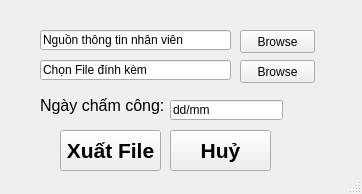
<?xml version="1.0" encoding="UTF-8"?>
<ui version="4.0">
 <class>MainWindow</class>
 <widget class="QMainWindow" name="MainWindow">
  <property name="geometry">
   <rect>
    <x>0</x>
    <y>0</y>
    <width>362</width>
    <height>194</height>
   </rect>
  </property>
  <property name="windowTitle">
   <string>Cham Cong Doctorhouse</string>
  </property>
  <widget class="QWidget" name="centralwidget">
   <widget class="QLineEdit" name="lineEdit">
    <property name="geometry">
     <rect>
      <x>40</x>
      <y>60</y>
      <width>191</width>
      <height>20</height>
     </rect>
    </property>
    <property name="text">
     <string>Chọn File đính kèm</string>
    </property>
   </widget>
   <widget class="QPushButton" name="pushButton">
    <property name="geometry">
     <rect>
      <x>240</x>
      <y>30</y>
      <width>75</width>
      <height>23</height>
     </rect>
    </property>
    <property name="text">
     <string>Browse</string>
    </property>
   </widget>
   <widget class="QPushButton" name="pushButton_2">
    <property name="geometry">
     <rect>
      <x>240</x>
      <y>60</y>
      <width>75</width>
      <height>23</height>
     </rect>
    </property>
    <property name="text">
     <string>Browse</string>
    </property>
   </widget>
   <widget class="QLineEdit" name="lineEdit_2">
    <property name="geometry">
     <rect>
      <x>40</x>
      <y>30</y>
      <width>191</width>
      <height>20</height>
     </rect>
    </property>
    <property name="text">
     <string>Nguồn thông tin nhân viên</string>
    </property>
   </widget>
   <widget class="QLabel" name="label">
    <property name="geometry">
     <rect>
      <x>40</x>
      <y>90</y>
      <width>161</width>
      <height>31</height>
     </rect>
    </property>
    <property name="font">
     <font>
      <pointsize>12</pointsize>
     </font>
    </property>
    <property name="text">
     <string>Ngày chấm công:</string>
    </property>
    <property name="textFormat">
     <enum>Qt::RichText</enum>
    </property>
    <property name="scaledContents">
     <bool>false</bool>
    </property>
    <property name="margin">
     <number>2</number>
    </property>
   </widget>
   <widget class="QPushButton" name="pushButton_3">
    <property name="geometry">
     <rect>
      <x>60</x>
      <y>130</y>
      <width>101</width>
      <height>41</height>
     </rect>
    </property>
    <property name="font">
     <font>
      <pointsize>16</pointsize>
      <weight>75</weight>
      <bold>true</bold>
      <strikeout>false</strikeout>
     </font>
    </property>
    <property name="text">
     <string>Xuất File</string>
    </property>
   </widget>
   <widget class="QPushButton" name="pushButton_4">
    <property name="geometry">
     <rect>
      <x>170</x>
      <y>130</y>
      <width>101</width>
      <height>41</height>
     </rect>
    </property>
    <property name="font">
     <font>
      <pointsize>16</pointsize>
      <weight>75</weight>
      <bold>true</bold>
      <strikeout>false</strikeout>
     </font>
    </property>
    <property name="text">
     <string>Huỷ</string>
    </property>
   </widget>
   <widget class="QLineEdit" name="lineEdit_3">
    <property name="geometry">
     <rect>
      <x>170</x>
      <y>100</y>
      <width>113</width>
      <height>20</height>
     </rect>
    </property>
    <property name="text">
     <string>dd/mm</string>
    </property>
   </widget>
  </widget>
  <widget class="QStatusBar" name="statusbar"/>
 </widget>
 <resources/>
 <connections/>
</ui>
